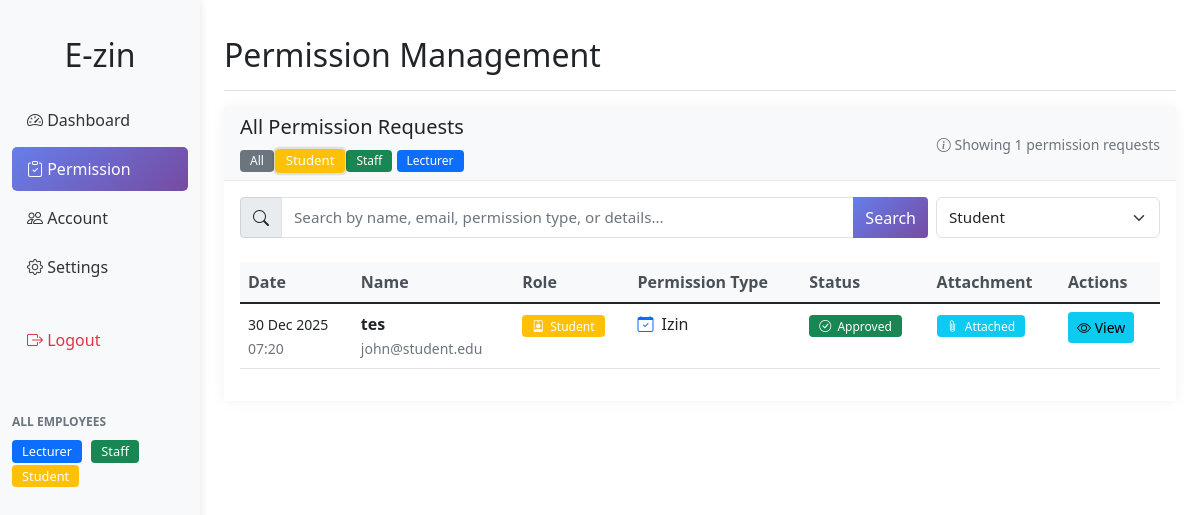
The app's page /permissions.php?filter=student (signed in) with its own data.
### tables this page shows
CREATE TABLE `permissions` (
  `id` int(11) NOT NULL,
  `user_id` varchar(50) DEFAULT NULL,
  `lecturer_id` varchar(50) DEFAULT NULL,
  `name` varchar(100) DEFAULT NULL,
  `role` enum('lecturer','staff','student') DEFAULT NULL,
  `permission_type` varchar(100) DEFAULT NULL,
  `detail_permission` text DEFAULT NULL,
  `status` enum('pending','approved','rejected') DEFAULT 'pending',
  `created_at` timestamp NOT NULL DEFAULT current_timestamp(),
  `start_date` date DEFAULT NULL,
  `end_date` date DEFAULT NULL,
  `attachment_file` varchar(255) DEFAULT NULL,
  `file_type` varchar(50) DEFAULT NULL,
  `file_size` int(11) DEFAULT NULL
);

CREATE TABLE `employees` (
  `id` int(11) NOT NULL,
  `user_id` varchar(50) DEFAULT NULL,
  `name` varchar(100) DEFAULT NULL,
  `email` varchar(100) DEFAULT NULL,
  `subject` varchar(255) DEFAULT NULL,
  `role` enum('lecturer','staff','student') DEFAULT NULL,
  `phone` varchar(20) DEFAULT NULL,
  `department` varchar(100) DEFAULT NULL,
  `status` enum('active','inactive') DEFAULT 'active',
  `created_at` timestamp NOT NULL DEFAULT current_timestamp()
);

### permissions.php (the view, shortened to what this page needs)
<?php
require_once 'includes/header.php';
require_once 'config/database.php';
$search = isset($_GET['search']) ? $_GET['search'] : '';
$filter = isset($_GET['filter']) ? $_GET['filter'] : 'all';
$query = "SELECT p.*, e.name, e.role, e.email FROM permissions p
          JOIN employees e ON p.user_id = e.user_id WHERE 1=1";
$params = [];
if ($filter != 'all') {
    $query .= " AND p.role = ?";
    $params[] = $filter;
}
$query .= " ORDER BY p.created_at DESC";
$stmt = $pdo->prepare($query);
$stmt->execute($params);
$permissions = $stmt->fetchAll();
?>
<div class="d-flex justify-content-between flex-wrap flex-md-nowrap align-items-center pt-3 pb-2 mb-3 border-bottom">
    <h1 class="h2">Permission Management</h1>
</div>
<div class="card">
    <div class="card-header">
        <div class="d-flex justify-content-between align-items-center">
            <div>
                <h5 class="mb-0">All Permission Requests</h5>
                <div class="mt-2">
                    <a href="?filter=all" class="badge bg-secondary text-decoration-none <?php echo $filter == 'all' ? 'active' : ''; ?>">All</a>
                    <a href="?filter=student" class="badge bg-warning text-decoration-none <?php echo $filter == 'student' ? 'active' : ''; ?>">Student</a>
                    <a href="?filter=staff" class="badge bg-success text-decoration-none <?php echo $filter == 'staff' ? 'active' : ''; ?>">Staff</a>
                    <a href="?filter=lecturer" class="badge bg-primary text-decoration-none <?php echo $filter == 'lecturer' ? 'active' : ''; ?>">Lecturer</a>
                </div>
            </div>
            <div class="text-end">
                <small class="text-muted">
                    <i class="bi bi-info-circle"></i>
                    Showing <?php echo count($permissions); ?> permission requests
                </small>
            </div>
        </div>
    </div>
    <div class="card-body">
        <form method="GET" action="" class="mb-4">
            <div class="row g-2">
                <div class="col-md-9">
                    <div class="input-group">
                        <span class="input-group-text"><i class="bi bi-search"></i></span>
                        <input type="text" class="form-control" name="search"
                               placeholder="Search by name, email, permission type, or details..."
                               value="<?php echo htmlspecialchars($search); ?>">
                        <button class="btn btn-primary" type="submit">Search</button>
                    </div>
                </div>
                <div class="col-md-3">
                    <select class="form-select" name="filter" onchange="this.form.submit()">
                        <option value="student" <?php echo $filter == 'student' ? 'selected' : ''; ?>>Student</option>
                    </select>
                </div>
            </div>
        </form>
        <div class="table-responsive">
            <table class="table table-hover">
                <thead>
                    <tr>
                        <th>Date</th>
                        <th>Name</th>
                        <th>Role</th>
                        <th>Permission Type</th>
                        <th>Status</th>
                        <th>Attachment</th>
                        <th>Actions</th>
                    </tr>
                </thead>
                <tbody>
                    <?php if(count($permissions) > 0): ?>
                        <?php foreach($permissions as $perm): ?>
                        <tr>
                            <td>
                                <small><?php echo date('d M Y', strtotime($perm['created_at'])); ?></small><br>
                                <small class="text-muted"><?php echo date('H:i', strtotime($perm['created_at'])); ?></small>
                            </td>
                            <td>
                                <strong><?php echo htmlspecialchars($perm['name']); ?></strong><br>
                                <small class="text-muted"><?php echo htmlspecialchars($perm['email']); ?></small>
                            </td>
                            <td>
                                <span class="badge bg-<?php echo $perm['role'] == 'lecturer' ? 'primary' : ($perm['role'] == 'staff' ? 'success' : 'warning'); ?>">
                                    <i class="bi bi-<?php echo $perm['role'] == 'lecturer' ? 'person' : ($perm['role'] == 'staff' ? 'briefcase' : 'person-badge'); ?>"></i>
                                    <?php echo ucfirst($perm['role']); ?>
                                </span>
                            </td>
                            <td>
                                <div class="d-flex align-items-center">
                                    <i class="bi bi-<?php
                                        echo $perm['permission_type'] == 'Sakit' ? 'thermometer-sun' :
                                               ($perm['permission_type'] == 'Izin' ? 'calendar-check' :
                                               ($perm['permission_type'] == 'Cuti' ? 'umbrella' : 'clipboard-check'));
                                    ?> me-2 text-primary"></i>
                                    <?php echo $perm['permission_type']; ?>
                                </div>
                            </td>
                            <td>
                                <span class="badge bg-<?php echo $perm['status'] == 'approved' ? 'success' : ($perm['status'] == 'rejected' ? 'danger' : 'warning'); ?>">
                                    <i class="bi bi-<?php echo $perm['status'] == 'approved' ? 'check-circle' : ($perm['status'] == 'rejected' ? 'x-circle' : 'clock'); ?>"></i>
                                    <?php echo ucfirst($perm['status']); ?>
                                </span>
                            </td>
                            <td>
                                <?php if(!empty($perm['attachment_file'])): ?>
                                    <span class="badge bg-info">
                                        <i class="bi bi-paperclip"></i> Attached
                                    </span>
                                <?php else: ?>
                                    <span class="badge bg-secondary">None</span>
                                <?php endif; ?>
                            </td>
                            <td>
                                <div class="btn-group btn-group-sm">
                                    <button class="btn btn-info" data-bs-toggle="modal"
                                            data-bs-target="#detailModal<?php echo $perm['id']; ?>">
                                        <i class="bi bi-eye"></i> View
                                    </button>
                                </div>
                            </td>
                        </tr>
                        <?php endforeach; ?>
                    <?php endif; ?>
                </tbody>
            </table>
        </div>
    </div>
</div>
<?php require_once 'includes/footer.php'; ?>

### css/style.css (style rules this page uses)
.table th { background-color: #f8f9fa; border-top: none; font-weight: 600; color: #495057; }
.card { border: none; box-shadow: 0 0 15px rgba(0,0,0,0.05); margin-bottom: 20px; }
.card-header { background-color: #f8f9fa; border-bottom: 1px solid #e9ecef; }
.badge { padding: 5px 10px; font-weight: 500; }
.badge.active { transform: scale(1.1); }
.btn-primary { background: linear-gradient(135deg, #667eea 0%, #764ba2 100%); border: none; }
.form-control, .form-select { border: 1px solid #dee2e6; border-radius: 6px; padding: 8px 12px; font-size: 0.95rem; }
.btn-group-sm .btn { padding: 0.25rem 0.5rem; font-size: 0.875rem; }
.badge i { margin-right: 3px; }
td:last-child { white-space: nowrap; width: 100px; }

### permissions.php (style rules this page uses)
.badge.active { transform: scale(1.1); box-shadow: 0 0 0 2px rgba(0,0,0,0.1); }
.btn-group-sm .btn { padding: 0.25rem 0.5rem; font-size: 0.875rem; }

### records on screen
permissions: created_at "30 Dec 2025", created_at "07:20", employees.name "tes", employees.email "john@student.edu", employees.role "Student", permission_type "Izin", status "Approved", shows "Attached"

### other values on screen
count($permissions) "1"
